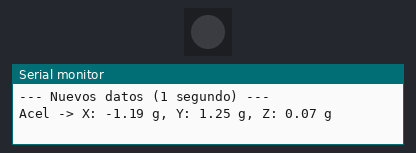
A sketch run on a simulated ESP32. On the bench: 1 RGB LEDs in strip order, left to right, the last lines printed to the serial monitor. Dim RGB values are drawn brighter than linear; random numbers use the default seed unless the sketch sets one.

Above: at 0.6 s.
At 2.16 s:
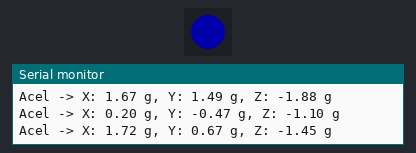
Timing chart, 0 to 3.0 s (numbered marks = the images above):
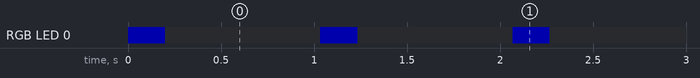

Measured:
- by itself, RGB LED 0: alternates RGB(0, 0, 50) for 0.20 s and off for 0.83 s

The sketch:

T2.ino
```cpp
#include <Adafruit_NeoPixel.h>

#define PIN 48
#define NUMPIXELS 1

Adafruit_NeoPixel pixels(NUMPIXELS, PIN, NEO_GRB + NEO_KHZ800);

// Estructura para los datos del sensor inercial
struct IMUData {
  float x, y, z;
};

// Cola de FreeRTOS para pasar datos entre tareas
QueueHandle_t queueIMU;

void TareaSensor(void *pvParameters) {
  IMUData datos;
  while (1) {
    // Simulamos datos aleatorios del acelerómetro
    datos.x = random(-2000, 2000) / 1000.0;
    datos.y = random(-2000, 2000) / 1000.0;
    datos.z = random(-2000, 2000) / 1000.0;

    // Enviamos a la cola
    xQueueSend(queueIMU, &datos, portMAX_DELAY);

    vTaskDelay(100 / portTICK_PERIOD_MS); // Muestrea cada 100 ms
  }
}

void TareaUART_LED(void *pvParameters) {
  IMUData datosRecibidos;
  while (1) {
    // 1. Extraer e imprimir todos los datos acumulados por UART
    Serial.println("--- Nuevos datos (1 segundo) ---");
    while (uxQueueMessagesWaiting(queueIMU) > 0) {
      xQueueReceive(queueIMU, &datosRecibidos, 0);
      Serial.printf("Acel -> X: %.2f g, Y: %.2f g, Z: %.2f g\n", datosRecibidos.x, datosRecibidos.y, datosRecibidos.z);
    }

    // 2. Encender LED
    pixels.setPixelColor(0, pixels.Color(0, 0, 255)); // Azul
    pixels.show();

    // 3. Mantener encendido 200 ms
    vTaskDelay(200 / portTICK_PERIOD_MS);

    // 4. Apagar LED
    pixels.setPixelColor(0, pixels.Color(0, 0, 0));
    pixels.show();

    // 5. Esperar los 800 ms restantes para completar el ciclo de 1 segundo
    vTaskDelay(800 / portTICK_PERIOD_MS);
  }
}

void setup() {
  Serial.begin(115200);
  pixels.begin();
  pixels.setBrightness(50);

  // Crear cola con capacidad para 10 muestras (1 segundo a 100ms/muestra)
  queueIMU = xQueueCreate(10, sizeof(IMUData));

  // Creación de las tareas RTOS
  xTaskCreate(TareaSensor, "Sensor", 2048, NULL, 1, NULL);
  xTaskCreate(TareaUART_LED, "UART_LED", 4096, NULL, 1, NULL);
}

void loop() {
  // En FreeRTOS el loop se queda vacío
}
```
